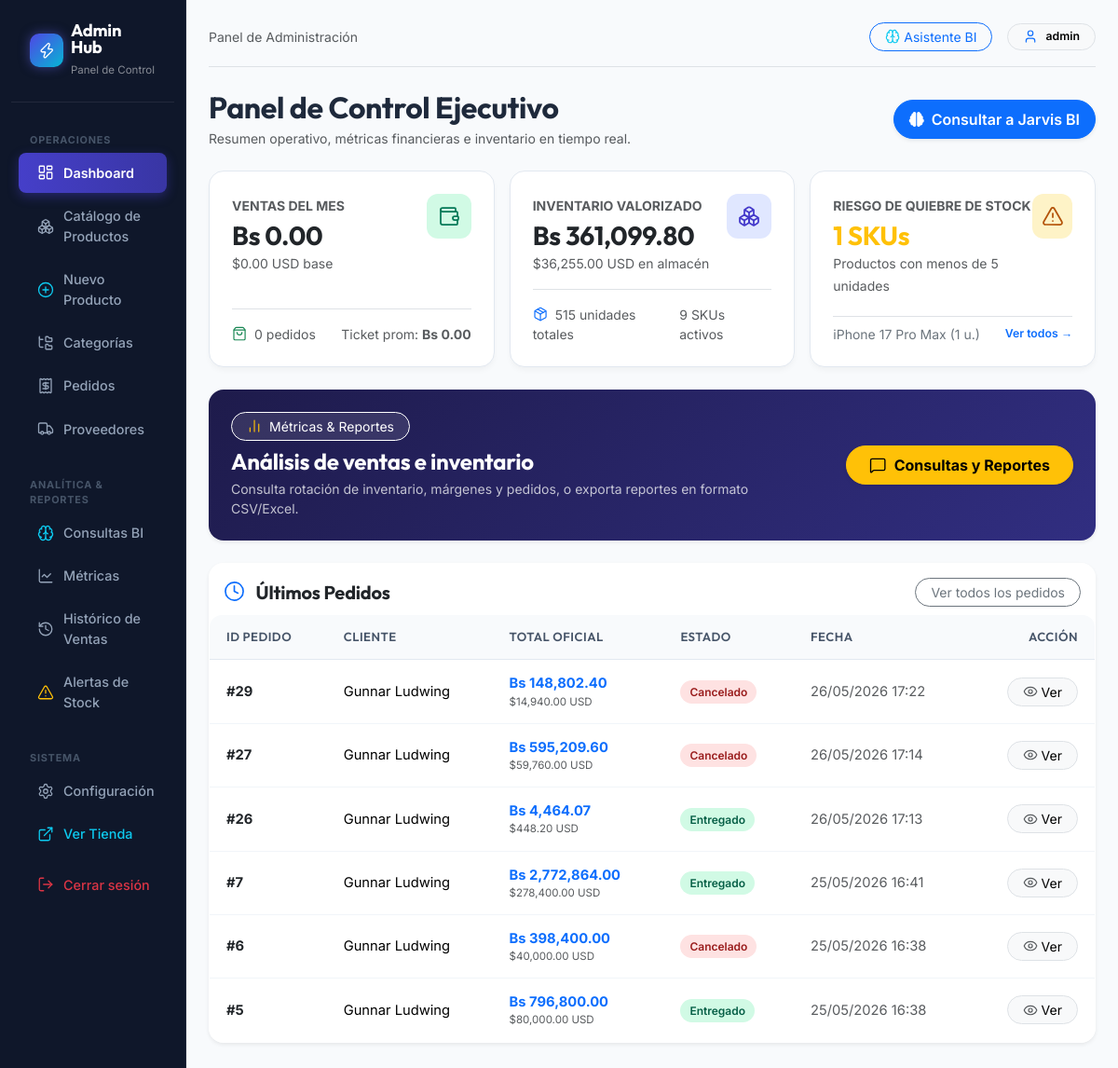
/admin/dashboard.php (signed in), run on the app's committed database.
### tables this page shows
CREATE TABLE `productos` (
  `id` int(10) UNSIGNED NOT NULL,
  `categoria_id` int(10) UNSIGNED NOT NULL,
  `proveedor_id` int(10) UNSIGNED DEFAULT NULL,
  `nombre` varchar(200) NOT NULL,
  `descripcion` text DEFAULT NULL COMMENT 'Descripción detallada para el prompt de la IA',
  `precio` decimal(10,2) NOT NULL DEFAULT 0.00,
  `stock` int(10) UNSIGNED NOT NULL DEFAULT 0,
  `imagen_url` varchar(500) DEFAULT NULL COMMENT 'Ruta relativa o URL de la imagen',
  `sku` varchar(80) DEFAULT NULL COMMENT 'Código único de producto (Stock Keeping Unit)',
  `activo` tinyint(1) NOT NULL DEFAULT 1,
  `creado_en` timestamp NOT NULL DEFAULT current_timestamp(),
  `actualizado_en` timestamp NOT NULL DEFAULT current_timestamp() ON UPDATE current_timestamp()
);

CREATE TABLE `pedidos` (
  `id` int(10) UNSIGNED NOT NULL,
  `cliente_id` int(10) UNSIGNED NOT NULL,
  `total` decimal(10,2) NOT NULL DEFAULT 0.00,
  `estado` enum('pendiente','confirmado','enviado','entregado','cancelado') NOT NULL DEFAULT 'pendiente',
  `notas` text DEFAULT NULL COMMENT 'Instrucciones especiales del cliente',
  `notificado_telegram` tinyint(1) NOT NULL DEFAULT 0 COMMENT '1 = ya se envió notificación',
  `creado_en` timestamp NOT NULL DEFAULT current_timestamp(),
  `actualizado_en` timestamp NOT NULL DEFAULT current_timestamp() ON UPDATE current_timestamp()
);

CREATE TABLE `clientes` (
  `id` int(10) UNSIGNED NOT NULL,
  `nombre` varchar(150) NOT NULL,
  `telefono` varchar(30) DEFAULT NULL,
  `email` varchar(200) DEFAULT NULL,
  `direccion` text DEFAULT NULL,
  `creado_en` timestamp NOT NULL DEFAULT current_timestamp()
);

### admin/dashboard.php (the view, shortened to what this page needs)
<?php
$pdo = Database::getConnection();
$stmtConf = $pdo->query("SELECT clave, valor FROM configuracion WHERE clave IN ('moneda_simbolo', 'tasa_cambio_usd')");
$config = $stmtConf ? ($stmtConf->fetchAll(PDO::FETCH_KEY_PAIR) ?: []) : [];
$simboloMoneda = $config['moneda_simbolo'] ?? 'Bs';
$tasaCambio    = (float)($config['tasa_cambio_usd'] ?? 1.0);
$stmtLowStock = $pdo->query("SELECT p.nombre, p.stock, p.id, p.precio FROM productos p WHERE p.stock < 5 AND p.stock > 0 ORDER BY p.stock ASC");
$lowStock = $stmtLowStock->fetchAll(PDO::FETCH_ASSOC);
$stmtVentas = $pdo->query("
    SELECT COUNT(*) as total_pedidos, COALESCE(SUM(total), 0) as ingresos, COALESCE(AVG(total), 0) as ticket_promedio
    FROM pedidos
    WHERE MONTH(creado_en) = MONTH(CURRENT_DATE()) AND YEAR(creado_en) = YEAR(CURRENT_DATE())
");
$ventasMes = $stmtVentas->fetch(PDO::FETCH_ASSOC) ?: ['total_pedidos' => 0, 'ingresos' => 0, 'ticket_promedio' => 0];
$ingresosBs = round(((float)$ventasMes['ingresos']) * $tasaCambio, 2);
$ticketBs = round(((float)$ventasMes['ticket_promedio']) * $tasaCambio, 2);
$stmtInv = $pdo->query("SELECT COUNT(*) as total_skus, COALESCE(SUM(stock * precio), 0) as valor_usd, COALESCE(SUM(stock), 0) as unidades FROM productos WHERE activo = 1");
$inv = $stmtInv->fetch(PDO::FETCH_ASSOC) ?: ['total_skus' => 0, 'valor_usd' => 0, 'unidades' => 0];
$invValorBs = round(((float)$inv['valor_usd']) * $tasaCambio, 2);
$ultimosPedidos = $pdo->query("
    SELECT p.id, c.nombre as cliente, p.total, p.estado, p.creado_en
    FROM pedidos p
    JOIN clientes c ON p.cliente_id = c.id
    ORDER BY p.creado_en DESC
    LIMIT 6
")->fetchAll(PDO::FETCH_ASSOC);
?>
<div class="d-flex justify-content-between align-items-center mb-4">
    <div>
        <h2 class="fw-bold brand-font mb-1">Panel de Control Ejecutivo</h2>
        <p class="text-muted small mb-0">Resumen operativo, métricas financieras e inventario en tiempo real.</p>
    </div>
    <div class="d-flex gap-2">
        <a href="chat_admin.php" class="btn btn-primary rounded-pill px-3 py-2 fw-semibold d-inline-flex align-items-center gap-2 shadow-sm">
            <i class="fas fa-brain"></i> <span>Consultar a Jarvis BI</span>
        </a>
    </div>
</div>
<div class="row g-3 mb-4">
    <div class="col-xl-4 col-md-6">
        <div class="kpi-card h-100 d-flex flex-column justify-content-between">
            <div class="d-flex justify-content-between align-items-start mb-3">
                <div>
                    <span class="text-muted small text-uppercase fw-bold">Ventas del Mes</span>
                    <h3 class="fw-bold brand-font text-dark mb-0 mt-1"><?= $simboloMoneda ?> <?= number_format($ingresosBs, 2) ?></h3>
                    <small class="text-muted">$<?= number_format((float)$ventasMes['ingresos'], 2) ?> USD base</small>
                </div>
                <div class="kpi-icon-box kpi-icon-emerald">
                    <i data-lucide="wallet"></i>
                </div>
            </div>
            <div class="d-flex justify-content-between align-items-center pt-3 border-top small text-muted">
                <span><i data-lucide="shopping-bag" class="me-1 text-success"></i> <?= $ventasMes['total_pedidos'] ?> pedidos</span>
                <span>Ticket prom: <strong><?= $simboloMoneda ?> <?= number_format($ticketBs, 2) ?></strong></span>
            </div>
        </div>
    </div>
    <div class="col-xl-4 col-md-6">
        <div class="kpi-card h-100 d-flex flex-column justify-content-between">
            <div class="d-flex justify-content-between align-items-start mb-3">
                <div>
                    <span class="text-muted small text-uppercase fw-bold">Inventario Valorizado</span>
                    <h3 class="fw-bold brand-font text-dark mb-0 mt-1"><?= $simboloMoneda ?> <?= number_format($invValorBs, 2) ?></h3>
                    <small class="text-muted">$<?= number_format((float)$inv['valor_usd'], 2) ?> USD en almacén</small>
                </div>
                <div class="kpi-icon-box kpi-icon-indigo">
                    <i data-lucide="boxes"></i>
                </div>
            </div>
            <div class="d-flex justify-content-between align-items-center pt-3 border-top small text-muted">
                <span><i data-lucide="package" class="me-1 text-primary"></i> <?= $inv['unidades'] ?> unidades totales</span>
                <span><?= $inv['total_skus'] ?> SKUs activos</span>
            </div>
        </div>
    </div>
    <div class="col-xl-4 col-md-12">
        <div class="kpi-card h-100 d-flex flex-column justify-content-between">
            <div class="d-flex justify-content-between align-items-start mb-3">
                <div>
                    <span class="text-muted small text-uppercase fw-bold">Riesgo de Quiebre de Stock</span>
                    <h3 class="fw-bold brand-font text-<?= count($lowStock) > 0 ? 'warning' : 'success' ?> mb-0 mt-1">
                        <?= count($lowStock) ?> SKUs
                    </h3>
                    <small class="text-muted">Productos con menos de 5 unidades</small>
                </div>
                <div class="kpi-icon-box kpi-icon-amber">
                    <i data-lucide="alert-triangle"></i>
                </div>
            </div>
            <div class="pt-2 border-top small">
                <?php if (empty($lowStock)): ?>
                    <span class="text-success"><i data-lucide="check-circle-2" class="me-1"></i> Stock saludable en todas las líneas.</span>
                <?php else: ?>
                    <div class="d-flex justify-content-between align-items-center">
                        <span class="text-truncate text-secondary" style="max-width: 200px;">
                            <?= htmlspecialchars($lowStock[0]['nombre']) ?> (<?= $lowStock[0]['stock'] ?> u.)
                        </span>
                        <a href="alertas.php" class="text-decoration-none fw-semibold small text-primary">Ver todos &rarr;</a>
                    </div>
                <?php endif; ?>
            </div>
        </div>
    </div>
</div>
<div class="card border-0 shadow-sm p-4 mb-4" style="border-radius: 16px; background: linear-gradient(135deg, #1e1b4b, #312e81); color: #ffffff;">
    <div class="row align-items-center">
        <div class="col-lg-8 mb-3 mb-lg-0">
            <div class="d-inline-flex align-items-center gap-2 bg-white bg-opacity-10 px-3 py-1 rounded-pill mb-2 border border-white border-opacity-15 small">
                <i data-lucide="bar-chart-2" class="text-warning"></i>
                <span>Métricas & Reportes</span>
            </div>
            <h4 class="fw-bold mb-1">Análisis de ventas e inventario</h4>
            <p class="text-light text-opacity-75 small mb-0">Consulta rotación de inventario, márgenes y pedidos, o exporta reportes en formato CSV/Excel.</p>
        </div>
        <div class="col-lg-4 text-lg-end">
            <a href="chat_admin.php" class="btn btn-warning rounded-pill px-4 py-2 fw-bold shadow-sm d-inline-flex align-items-center gap-2">
                <i data-lucide="message-square"></i> <span>Consultas y Reportes</span>
            </a>
        </div>
    </div>
</div>
<div class="card border-0 shadow-sm rounded-4 overflow-hidden mb-4">
    <div class="card-header bg-white border-0 pt-3 pb-2 d-flex justify-content-between align-items-center">
        <h5 class="fw-bold brand-font mb-0"><i data-lucide="clock" class="text-primary me-2"></i> Últimos Pedidos</h5>
        <a href="pedidos.php" class="btn btn-sm btn-outline-secondary rounded-pill px-3">Ver todos los pedidos</a>
    </div>
    <div class="table-responsive">
        <table class="table table-saas mb-0">
            <thead>
                <tr>
                    <th>ID Pedido</th>
                    <th>Cliente</th>
                    <th>Total Oficial</th>
                    <th>Estado</th>
                    <th>Fecha</th>
                    <th class="text-end">Acción</th>
                </tr>
            </thead>
            <tbody>
                <?php if (empty($ultimosPedidos)): ?>
                    <tr>
                        <td colspan="6" class="text-center py-4 text-muted">Aún no se han registrado pedidos en el sistema.</td>
                    </tr>
                <?php else: ?>
                    <?php foreach ($ultimosPedidos as $ped):
                        $totalPedBs = round(((float)$ped['total']) * $tasaCambio, 2);
                        $est = strtolower($ped['estado']);
                    ?>
                        <tr>
                            <td class="fw-bold text-dark">#<?= $ped['id'] ?></td>
                            <td><?= htmlspecialchars($ped['cliente']) ?></td>
                            <td>
                                <span class="fw-bold text-primary"><?= $simboloMoneda ?> <?= number_format($totalPedBs, 2) ?></span>
                                <small class="text-muted d-block" style="font-size: 0.72rem;">$<?= number_format((float)$ped['total'], 2) ?> USD</small>
                            </td>
                            <td>
                                <span class="badge-status badge-status-<?= $est ?>">
                                    <?= htmlspecialchars($ped['estado']) ?>
                                </span>
                            </td>
                            <td class="text-muted small"><?= date('d/m/Y H:i', strtotime($ped['creado_en'])) ?></td>
                            <td class="text-end">
                                <a href="detalle_pedido.php?id=<?= $ped['id'] ?>" class="btn btn-sm btn-light border rounded-pill px-3 py-1 d-inline-flex align-items-center gap-1">
                                    <i data-lucide="eye" class="text-muted"></i> Ver
                                </a>
                            </td>
                        </tr>
                    <?php endforeach; ?>
                <?php endif; ?>
            </tbody>
        </table>
    </div>
</div>
<?php
require 'layout.php';

### data on the page
productos: nombre "iPhone 17 Pro Max", stock "1"
pedidos: id "29", cliente.nombre "Gunnar Ludwing", total "148,802.40", total "14,940.00", estado "Cancelado", creado_en "26/05/2026 17:22"
pedidos: id "27", cliente.nombre "Gunnar Ludwing", total "595,209.60", total "59,760.00", estado "Cancelado", creado_en "26/05/2026 17:14"
pedidos: id "26", cliente.nombre "Gunnar Ludwing", total "4,464.07", total "448.20", estado "Entregado", creado_en "26/05/2026 17:13"
pedidos: id "7", cliente.nombre "Gunnar Ludwing", total "2,772,864.00", total "278,400.00", estado "Entregado", creado_en "25/05/2026 16:41"
pedidos: id "6", cliente.nombre "Gunnar Ludwing", total "398,400.00", total "40,000.00", estado "Cancelado", creado_en "25/05/2026 16:38"
pedidos: id "5", cliente.nombre "Gunnar Ludwing", total "796,800.00", total "80,000.00", estado "Entregado", creado_en "25/05/2026 16:38"

### other printed values
$_SESSION['admin_user'] "admin"
$simboloMoneda "Bs"
$ingresosBs "0.00"
$ventasMes['ingresos'] "0.00"
$ventasMes['total_pedidos'] "0"
$ticketBs "0.00"
$invValorBs "361,099.80"
$inv['valor_usd'] "36,255.00"
$inv['unidades'] "515"
$inv['total_skus'] "9"
count($lowStock) "1"
